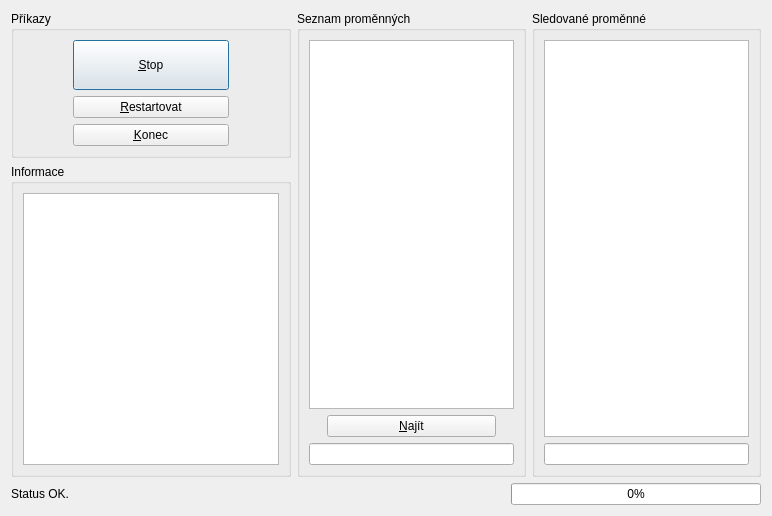
<?xml version="1.0" encoding="UTF-8"?>
<ui version="4.0">
 <class>ViewDialog</class>
 <widget class="QDialog" name="ViewDialog">
  <property name="geometry">
   <rect>
    <x>0</x>
    <y>0</y>
    <width>772</width>
    <height>516</height>
   </rect>
  </property>
  <property name="windowTitle">
   <string>Dialog</string>
  </property>
  <layout class="QGridLayout" name="gridLayout_5">
   <item row="0" column="0">
    <layout class="QVBoxLayout" name="verticalLayout_5">
     <item>
      <layout class="QHBoxLayout" name="horizontalLayout_3">
       <item>
        <layout class="QVBoxLayout" name="verticalLayout_2">
         <item>
          <widget class="QGroupBox" name="boxCmd">
           <property name="title">
            <string>Příkazy</string>
           </property>
           <layout class="QGridLayout" name="gridLayout">
            <item row="0" column="0">
             <layout class="QHBoxLayout" name="horizontalLayout">
              <item>
               <spacer name="horizontalSpacer">
                <property name="orientation">
                 <enum>Qt::Horizontal</enum>
                </property>
                <property name="sizeType">
                 <enum>QSizePolicy::Fixed</enum>
                </property>
                <property name="sizeHint" stdset="0">
                 <size>
                  <width>50</width>
                  <height>20</height>
                 </size>
                </property>
               </spacer>
              </item>
              <item>
               <layout class="QVBoxLayout" name="verticalLayout">
                <item>
                 <widget class="QPushButton" name="buttonStop">
                  <property name="minimumSize">
                   <size>
                    <width>0</width>
                    <height>50</height>
                   </size>
                  </property>
                  <property name="toolTip">
                   <string>Zastaví sledování</string>
                  </property>
                  <property name="text">
                   <string>&amp;Stop</string>
                  </property>
                 </widget>
                </item>
                <item>
                 <widget class="QPushButton" name="buttonRestart">
                  <property name="toolTip">
                   <string>Restart včetně kabelu</string>
                  </property>
                  <property name="text">
                   <string>&amp;Restartovat</string>
                  </property>
                  <property name="shortcut">
                   <string>Alt+R</string>
                  </property>
                 </widget>
                </item>
                <item>
                 <widget class="QPushButton" name="buttonEnd">
                  <property name="toolTip">
                   <string>Ukončí program</string>
                  </property>
                  <property name="text">
                   <string>&amp;Konec</string>
                  </property>
                  <property name="shortcut">
                   <string>Alt+K</string>
                  </property>
                 </widget>
                </item>
               </layout>
              </item>
              <item>
               <spacer name="horizontalSpacer_2">
                <property name="orientation">
                 <enum>Qt::Horizontal</enum>
                </property>
                <property name="sizeType">
                 <enum>QSizePolicy::Fixed</enum>
                </property>
                <property name="sizeHint" stdset="0">
                 <size>
                  <width>50</width>
                  <height>20</height>
                 </size>
                </property>
               </spacer>
              </item>
             </layout>
            </item>
           </layout>
          </widget>
         </item>
         <item>
          <widget class="QGroupBox" name="boxInfo">
           <property name="title">
            <string>Informace</string>
           </property>
           <layout class="QGridLayout" name="gridLayout_2">
            <item row="0" column="0">
             <widget class="QTableWidget" name="tableInfo">
              <property name="minimumSize">
               <size>
                <width>256</width>
                <height>0</height>
               </size>
              </property>
              <attribute name="horizontalHeaderVisible">
               <bool>false</bool>
              </attribute>
              <attribute name="horizontalHeaderMinimumSectionSize">
               <number>40</number>
              </attribute>
              <attribute name="verticalHeaderVisible">
               <bool>false</bool>
              </attribute>
             </widget>
            </item>
           </layout>
          </widget>
         </item>
        </layout>
       </item>
       <item>
        <widget class="QGroupBox" name="boxList">
         <property name="title">
          <string>Seznam proměnných</string>
         </property>
         <layout class="QGridLayout" name="gridLayout_3">
          <item row="0" column="0">
           <layout class="QVBoxLayout" name="verticalLayout_3">
            <item>
             <widget class="QTreeWidget" name="treeWidget">
              <property name="minimumSize">
               <size>
                <width>200</width>
                <height>0</height>
               </size>
              </property>
              <attribute name="headerVisible">
               <bool>false</bool>
              </attribute>
              <attribute name="headerCascadingSectionResizes">
               <bool>false</bool>
              </attribute>
              <attribute name="headerShowSortIndicator" stdset="0">
               <bool>true</bool>
              </attribute>
              <column>
               <property name="text">
                <string notr="true">1</string>
               </property>
              </column>
             </widget>
            </item>
            <item>
             <layout class="QHBoxLayout" name="horizontalLayout_2">
              <item>
               <spacer name="horizontalSpacer_3">
                <property name="orientation">
                 <enum>Qt::Horizontal</enum>
                </property>
                <property name="sizeType">
                 <enum>QSizePolicy::Fixed</enum>
                </property>
                <property name="sizeHint" stdset="0">
                 <size>
                  <width>18</width>
                  <height>20</height>
                 </size>
                </property>
               </spacer>
              </item>
              <item>
               <widget class="QPushButton" name="buttonFind">
                <property name="text">
                 <string>&amp;Najít</string>
                </property>
               </widget>
              </item>
              <item>
               <spacer name="horizontalSpacer_4">
                <property name="orientation">
                 <enum>Qt::Horizontal</enum>
                </property>
                <property name="sizeType">
                 <enum>QSizePolicy::Fixed</enum>
                </property>
                <property name="sizeHint" stdset="0">
                 <size>
                  <width>18</width>
                  <height>20</height>
                 </size>
                </property>
               </spacer>
              </item>
             </layout>
            </item>
            <item>
             <widget class="QLineEdit" name="lineBaud">
              <property name="readOnly">
               <bool>true</bool>
              </property>
             </widget>
            </item>
           </layout>
          </item>
         </layout>
        </widget>
       </item>
       <item>
        <widget class="QGroupBox" name="boxChecked">
         <property name="title">
          <string>Sledované proměnné</string>
         </property>
         <layout class="QGridLayout" name="gridLayout_4">
          <item row="0" column="0">
           <layout class="QVBoxLayout" name="verticalLayout_4">
            <item>
             <widget class="QTableWidget" name="tableWidget">
              <property name="minimumSize">
               <size>
                <width>200</width>
                <height>0</height>
               </size>
              </property>
              <attribute name="horizontalHeaderMinimumSectionSize">
               <number>40</number>
              </attribute>
              <attribute name="verticalHeaderVisible">
               <bool>false</bool>
              </attribute>
             </widget>
            </item>
            <item>
             <widget class="QLineEdit" name="lineFile">
              <property name="readOnly">
               <bool>true</bool>
              </property>
             </widget>
            </item>
           </layout>
          </item>
         </layout>
        </widget>
       </item>
      </layout>
     </item>
     <item>
      <layout class="QHBoxLayout" name="horizontalLayout_4">
       <item>
        <widget class="QLabel" name="statusbar">
         <property name="text">
          <string>Status OK.</string>
         </property>
        </widget>
       </item>
       <item>
        <widget class="QProgressBar" name="progressBar">
         <property name="sizePolicy">
          <sizepolicy hsizetype="Fixed" vsizetype="Fixed">
           <horstretch>0</horstretch>
           <verstretch>0</verstretch>
          </sizepolicy>
         </property>
         <property name="minimumSize">
          <size>
           <width>250</width>
           <height>0</height>
          </size>
         </property>
         <property name="maximum">
          <number>30</number>
         </property>
         <property name="value">
          <number>0</number>
         </property>
        </widget>
       </item>
      </layout>
     </item>
    </layout>
   </item>
  </layout>
 </widget>
 <resources/>
 <connections/>
</ui>
